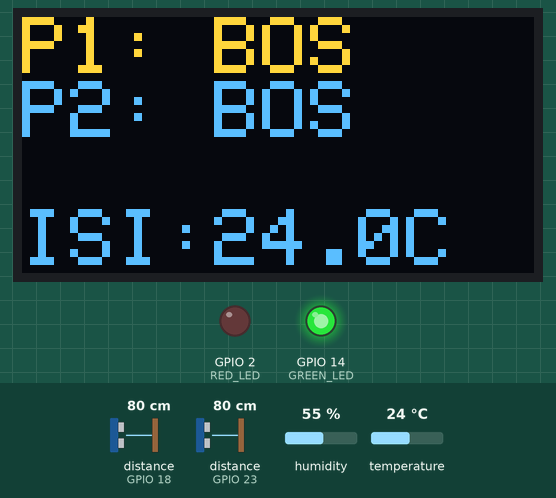
Simulated run of this sketch. Board: ESP32. Parts: 128×64 one-colour display, output pins drawn as LEDs (lit = HIGH). Wiring (inferred from the names in the program): 2 × ultrasonic range finder: trigger GPIO 5, echo GPIO 18 / trigger GPIO 19, echo GPIO 23. Dashed ring = blinking. The test bench sets the inputs (shaded band); at power-on: temperature 24 °C, distance to the obstacle (sensors on GPIO 18, GPIO 23) 80 cm, humidity 55 %. The echo pulse lasts 58.3 µs per cm; the OLED is the two-colour kind (top 16 rows yellow); WiFi joins after 1.5 s; servers stay silent unless stated; pins used as bus, display or sensor lines are not drawn.

Above: at 4.2 s.
4.3 s: temperature set to 25.5 °C
At 6.5 s:
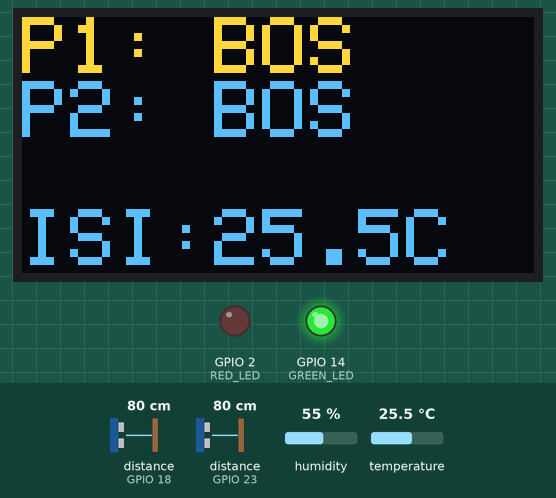
7.3 s: temperature set to 26.7 °C
At 10.7 s:
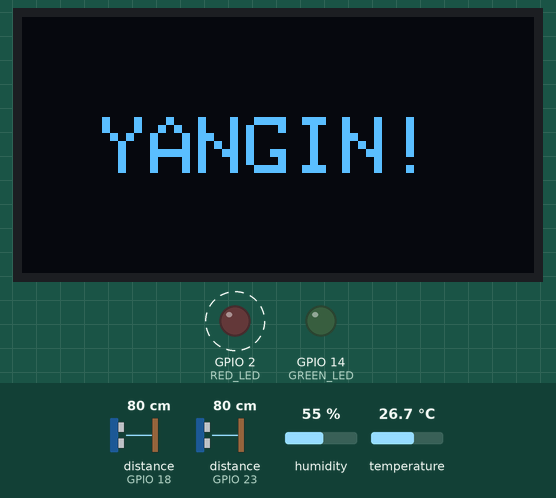
10.8 s: temperature set to 12 °C
At 13.3 s:
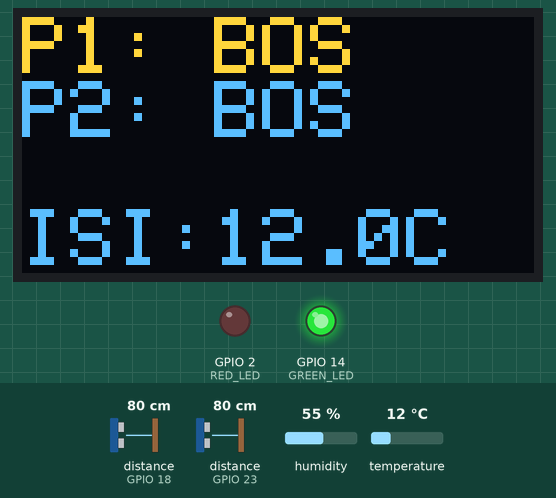
14.2 s: distance to the obstacle (sensor on GPIO 18) set to 12 cm
15.8 s: distance to the obstacle (sensor on GPIO 18) set to 9 cm
At 17.5 s:
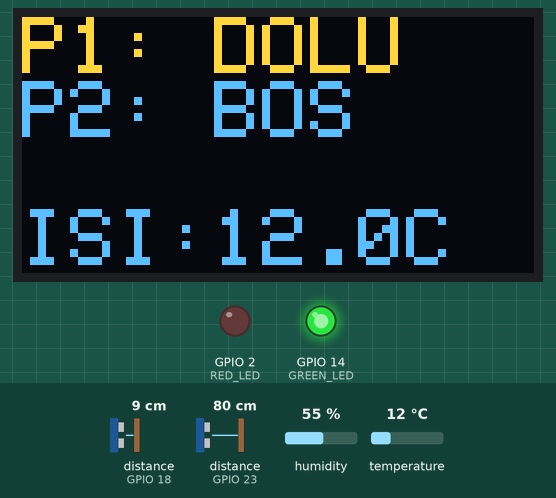
18.0 s: distance to the obstacle (sensor on GPIO 23) set to 12 cm
19.5 s: distance to the obstacle (sensor on GPIO 23) set to 9 cm
At 20.9 s:
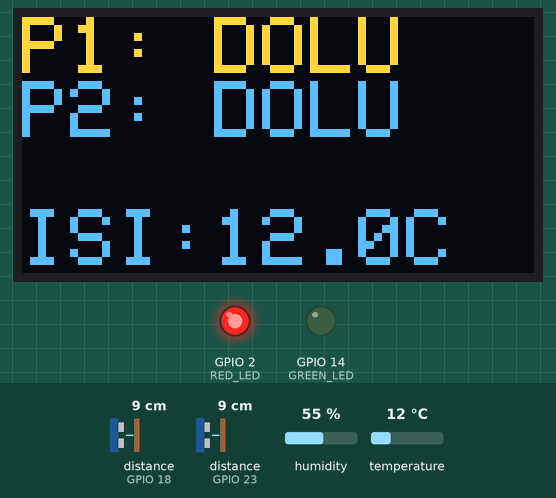
Timing chart, 0 to 22.5 s (numbered marks = the images above; inputs shaded):
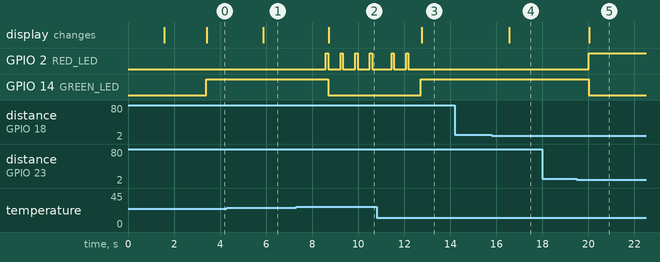

Measured:
- the behaviour switches between 26 and 26.1 °C on temperature (found by bisection; images 1 and 2)
- the behaviour switches between 11 and 10 cm on distance to the obstacle (sensor on GPIO 18) (found by bisection; images 3 and 4)
- the behaviour switches between 11 and 10 cm on distance to the obstacle (sensor on GPIO 23) (found by bisection; images 4 and 5)
- after the input at 4.3 s, the display: changes after 1.6 s (image 1)
- after the input at 7.3 s, GPIO 2 (RED_LED): alternates HIGH for 0.10 s and LOW for 0.54 s, starting after 1.3 s; GPIO 14 (GREEN_LED): HIGH → LOW after 1.4 s; the display: changes after 1.4 s (image 2)
- after the input at 10.8 s, GPIO 2 (RED_LED): goes on until 12.2 s, then stays LOW; GPIO 14 (GREEN_LED): LOW → HIGH after 1.9 s; the display: changes after 1.9 s (image 3)
- after the input at 14.2 s, every drawn part: stays the same
- after the input at 15.8 s, the display: changes after 0.75 s (image 4)
- after the input at 18.0 s, every drawn part: stays the same
- after the input at 19.5 s, GPIO 2 (RED_LED): LOW → HIGH after 0.51 s; GPIO 14 (GREEN_LED): HIGH → LOW after 0.51 s; the display: changes after 0.54 s (image 5)

The sketch:

sketch_jul20a.ino
```cpp
#include <WiFi.h>
#include <WiFiClientSecure.h>
#include <UniversalTelegramBot.h>
#include <ArduinoJson.h>
#include <Wire.h>
#include <Adafruit_GFX.h>
#include <Adafruit_SSD1306.h>
#include <DHT.h>

// --- Wi-Fi ve Telegram Ayarları ---
const char* ssid = "Efe_WiFi";         // iPhone 13 hotspot adın
const char* password = "12345678";     // Hotspot şifren
#define BOTtoken "BOT_TOKENIN_BURAYA"  // BotFather'dan aldığın token
#define CHAT_ID "CHAT_ID_BURAYA"       // IDBot'tan aldığın chat ID

WiFiClientSecure client;
UniversalTelegramBot bot(BOTtoken, client);

unsigned long sonTelegramKontrol = 0;
const int telegramGecikmesi = 2000;

// --- EKRAN AYARI (AYNI PİNDE İKİZ EKRAN) ---
#define SCREEN_WIDTH 128
#define SCREEN_HEIGHT 64
Adafruit_SSD1306 display(SCREEN_WIDTH, SCREEN_HEIGHT, &Wire, -1);

#define DHTPIN 4
#define DHTTYPE DHT22
DHT dht(DHTPIN, DHTTYPE);

const int trig1 = 5, echo1 = 18;
const int trig2 = 19, echo2 = 23;
const int RED_LED = 2;
const int GREEN_LED = 14;

float canliIsi = 0.0;
bool yanginMesajiAtildi = false;
bool wifiBagli = false; // Offline koruması

void setup() {
  Serial.begin(115200);
  dht.begin();

  pinMode(trig1, OUTPUT); pinMode(echo1, INPUT);
  pinMode(trig2, OUTPUT); pinMode(echo2, INPUT);
  pinMode(RED_LED, OUTPUT); pinMode(GREEN_LED, OUTPUT);

  // Ekranı Başlat
  Wire.begin(21, 22);
  display.begin(SSD1306_SWITCHCAPVCC, 0x3C);
  display.clearDisplay();
  display.setTextColor(WHITE);
  display.setTextSize(1);
  display.setCursor(0, 20);
  display.print("WiFi Bekleniyor...");
  display.display();

  // --- Wi-Fi'ye Bağlanma (Zaman Aşımı Korumalı) ---
  WiFi.begin(ssid, password);
  int deneme = 0;
  while (WiFi.status() != WL_CONNECTED && deneme < 15) {
    delay(500);
    deneme++;
  }

  if (WiFi.status() == WL_CONNECTED) {
    wifiBagli = true;
    client.setInsecure();
    display.clearDisplay(); display.setCursor(0, 20); display.print("WiFi BAGLANDI!"); display.display();
  } else {
    wifiBagli = false;
    display.clearDisplay(); display.setCursor(0, 20); display.print("WiFi YOK! Offline"); display.display();
  }
  delay(1500);
}

long mesafe(int t, int e) {
  digitalWrite(t, LOW); delayMicroseconds(2);
  digitalWrite(t, HIGH); delayMicroseconds(10);
  digitalWrite(t, LOW);
  return pulseIn(e, HIGH, 20000) * 0.034 / 2;
}

// Bota Gelen Soruları İşleme
void yeniMesajlariIsle(int mesajSayisi, bool p1, bool p2, float isi, bool fire) {
  for (int i = 0; i < mesajSayisi; i++) {
    String gelenChatId = bot.messages[i].chat_id;
    String gelenMetin = bot.messages[i].text;

    if (gelenMetin == "?") {
      String cevap = "🚗 SAFEPARK CANLI DURUM RAPORU 🚗\n\n";
      cevap += "🅿️ P1 Alanı: " + String(p1 ? "🔴 DOLU" : "🟢 BOS") + "\n";
      cevap += "🅿️ P2 Alanı: " + String(p2 ? "🔴 DOLU" : "🟢 BOS") + "\n";
      cevap += "🌡️ İç Sıcaklık: " + String(isi, 1) + " C\n\n";

      if (fire) cevap += "⚠️ DİKKAT: Otoparkta Yangın Alarmı Var!";
      else if (p1 && p2) cevap += "⛔ Otoparkımız şu an tam kapasite doludur.";
      else cevap += "✅ Otoparkımızda boş yer mevcuttur.";

      bot.sendMessage(gelenChatId, cevap, "");
    }
  }
}

void loop() {
  float okunan = dht.readTemperature();
  if (!isnan(okunan) && okunan > -10.0) canliIsi = okunan;

  long d1 = mesafe(trig1, echo1);
  long d2 = mesafe(trig2, echo2);
  bool p1_dolu = (d1 > 0 && d1 < 10);
  bool p2_dolu = (d2 > 0 && d2 < 10);
  bool fire = (canliIsi > 26.0);

  // --- TELEGRAM KONTROLLERİ ---
  if (wifiBagli) {
    if (fire && !yanginMesajiAtildi) {
      String mesaj = "⚠️ ACİL DURUM: Otoparkta Yangın Riski! \nSıcaklık: " + String(canliIsi) + " C\nGirişler Kapatıldı.";
      bot.sendMessage(CHAT_ID, mesaj, "");
      yanginMesajiAtildi = true;
    }
    else if (!fire) {
      yanginMesajiAtildi = false;
    }

    if (millis() - sonTelegramKontrol > telegramGecikmesi) {
      int yeniMesajlar = bot.getUpdates(bot.last_message_received + 1);
      while (yeniMesajlar) {
        yeniMesajlariIsle(yeniMesajlar, p1_dolu, p2_dolu, canliIsi, fire);
        yeniMesajlar = bot.getUpdates(bot.last_message_received + 1);
      }
      sonTelegramKontrol = millis();
    }
  }

  // --- LED KONTROLÜ ---
  if (fire) {
    digitalWrite(RED_LED, HIGH); delay(100); digitalWrite(RED_LED, LOW);
    digitalWrite(GREEN_LED, LOW);
  } else {
    digitalWrite(GREEN_LED, (p1_dolu && p2_dolu) ? LOW : HIGH);
    digitalWrite(RED_LED, (p1_dolu && p2_dolu) ? HIGH : LOW);
  }

  // --- EKRAN GÖSTERİMİ ---
  display.clearDisplay();
  display.setTextColor(WHITE);
  if (fire) {
    display.setTextSize(2); display.setCursor(20, 25); display.print("YANGIN!");
  } else {
    display.setTextSize(2); display.setCursor(0, 0);
    display.print("P1: "); display.println(p1_dolu ? "DOLU" : "BOS");
    display.print("P2: "); display.println(p2_dolu ? "DOLU" : "BOS");
    display.setCursor(0, 48); display.print("ISI:"); display.print(canliIsi, 1); display.print("C");
  }
  display.display();

  delay(500);
}
```
